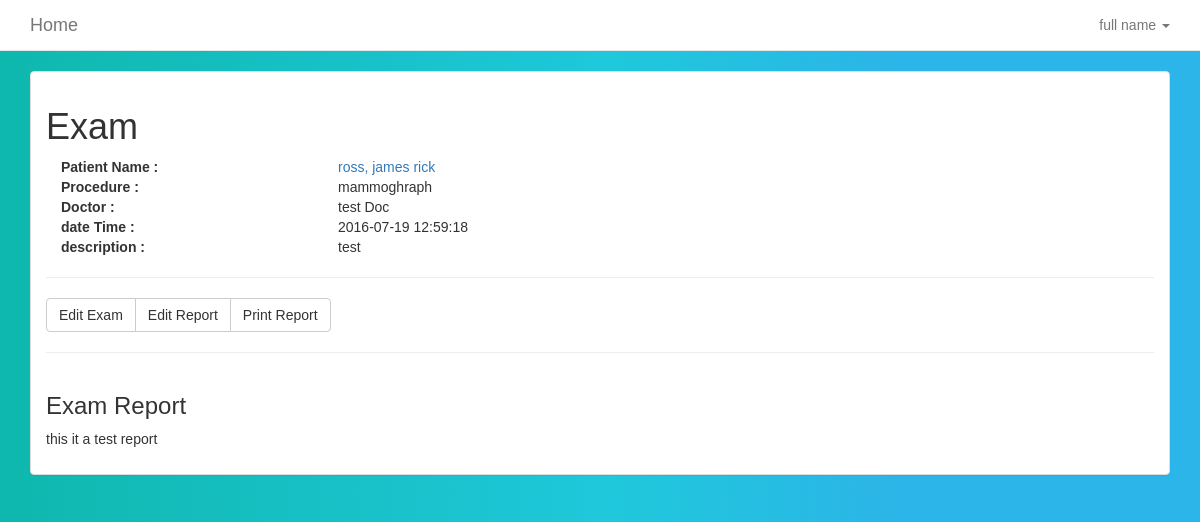
/examinfo?id=1 (signed in), run on the app's committed database.
### tables this page shows
CREATE TABLE `reports` (
  `id` varchar(30) NOT NULL,
  `reviewer_id` varchar(30) NOT NULL,
  `exam_id` varchar(30) NOT NULL,
  `patient_id` varchar(30) NOT NULL,
  `report` text NOT NULL,
  `created_at` timestamp NOT NULL DEFAULT CURRENT_TIMESTAMP
);

CREATE TABLE `patient_details` (
  `patient_id` varchar(30) NOT NULL,
  `patient_name` varchar(50) NOT NULL,
  `birthday` date NOT NULL,
  `phonenumber` varchar(50) NOT NULL,
  `national_id` varchar(50) NOT NULL,
  `status` varchar(11) NOT NULL,
  `gender` varchar(10) NOT NULL,
  `created_at` timestamp NOT NULL DEFAULT CURRENT_TIMESTAMP
);

CREATE TABLE `exam_info` (
  `exam_id` varchar(30) NOT NULL,
  `performer_id` varchar(30) NOT NULL,
  `patient_id` varchar(30) NOT NULL,
  `req_physician` varchar(50) NOT NULL,
  `modality` varchar(2) NOT NULL,
  `exam_name` varchar(50) NOT NULL,
  `exam_reason` text NOT NULL,
  `receipt` varchar(20) NOT NULL,
  `amount` int(11) NOT NULL,
  `created_at` timestamp NOT NULL DEFAULT CURRENT_TIMESTAMP ON UPDATE CURRENT_TIMESTAMP,
  `exam_done` tinyint(4) NOT NULL,
  `report_done` tinyint(4) NOT NULL
);

### app/conn_db.php (called while the page is built, shortened)
<?php
$conn = "";
function affected() {
    global $conn, $rows_affected;
    $rows_affected = mysqli_affected_rows($conn);
    if ($rows_affected < 1) {
        $error_sql ="No information added to or retreived from database. Try checking your parameters" . "<br>";
        error_handler($error_sql, mysqli_errno($conn), mysqli_error($conn));
        return 0;
    }
    else {
        return $rows_affected;
    }
}
function db_query($sql) {
    global $conn;
    $result = $conn->query($sql);
    if ($result == FALSE) {
        $error_sql = "Error querying db, check sql statement" . "<br>";
        error_handler($error_sql, mysqli_errno($conn), mysqli_error($conn));
    }
    else {
        return $result;
    }
}
?>

### views_user/examinfo.php (the view, shortened to what this page needs)
<?php
if(isset($_GET['id'])){
    $id=$_GET['id'];
    $select = "SELECT * FROM exam_info INNER JOIN patient_details ON exam_info.patient_id=patient_details.patient_id INNER JOIN reports ON exam_info.exam_id=reports.exam_id where exam_info.exam_id='$id'";
$exam = db_query($select);
$results = $exam->fetch_assoc();
}
?>
  <div class="section">
      <div class="container">
           <div class="panel panel-default panel-faded">
                <div class="panel-body">
        <div class="row">
          <div class="col-md-12">
            <h1>Exam</h1>
          </div>
        </div>
        <div class="row">
      <div class="col-md-12">
        <div class="col-md-3">
        <dt>Patient Name :</dt>
        </div>
        <div class="col-md-9">
        <dd><a href="patientinfo?id=<?php echo $results['patient_id'];?>"><?php echo $results['patient_name'];?></a></dd>
        </div>
         <div class="col-md-3">
        <dt>Procedure :</dt>
        </div>
        <div class="col-md-9">
        <dd><?php echo $results['exam_name'];?></dd>
        </div>
         <div class="col-md-3">
        <dt>Doctor :</dt>
        </div>
        <div class="col-md-9">
        <dd><?php echo $results['req_physician'];?></dd>
        </div>
      <div class="col-md-3">
        <dt>date Time :</dt>
        </div>
        <div class="col-md-9">
        <dd><?php echo $results['created_at'];?></dd>
        </div>
        <div class="col-md-3">
        <dt>description :</dt>
        </div>
        <div class="col-md-9">
        <dd><?php echo $results['exam_reason'];?></dd>
        </div>
      </div>
      </div>
          <div class="row">
          <div class="col-md-12">
            <hr>
          </div>
          </div>
           <div class="row">
          <div class="col-md-12">
            <div class="btn-group">
              <a href="edit-exam?id=<?php echo $results['exam_id'];?>" class="btn btn-default">Edit Exam</a>
               <?php if($results['exam_done']==0): ?>
              <a href="editreport?exam_id=<?php echo $results['exam_id'];?>" class="btn btn-default">Take Exam</a>
              <?php else: ?>
              <?php if($results['report_done']==1): ?>
              <a href="editreport?exam_id=<?php echo $results['exam_id'];?>" class="btn btn-default"> Edit Report</a>
              <a href="print_report?exam_id=<?php echo $results['exam_id'];?>" class="btn btn-default">Print Report</a>
            <?php else: ?>
              <a href="editreport?exam_id=<?php echo $results['exam_id'];?>" class="btn btn-default">Make Report</a>
            <?php endif; ?>
            <?php endif; ?>
            </div>
          </div>
        </div>
        <hr>
        <div class="row">
          <div class="col-md-12">
            <h3>Exam Report</h3>
          <?php if($results['report']): ?>
            <p><?php echo  strip_tags(stripslashes($results['report']));?></p>
          <?php else: ?>
            <p>Report has not been made</p>
          <?php endif; ?>
          </div>
        </div>
      </div>
</div>
</div>

### assets/css/style.css (style rules this page uses)
body { background:linear-gradient(90deg, #0fb8ad 0%, #1fc8db 51%, #2cb5e8 75%); font-family: Arial,sans-serif; }

### data on the page
reports: patient.patient_name "ross, james rick", exam_info.exam_name "mammoghraph", exam_info.req_physician "test Doc", created_at "2016-07-19 12:59:18", exam_info.exam_reason "test", report "this it a test report"

### other printed values
$_SESSION["full_name"] "full name"
